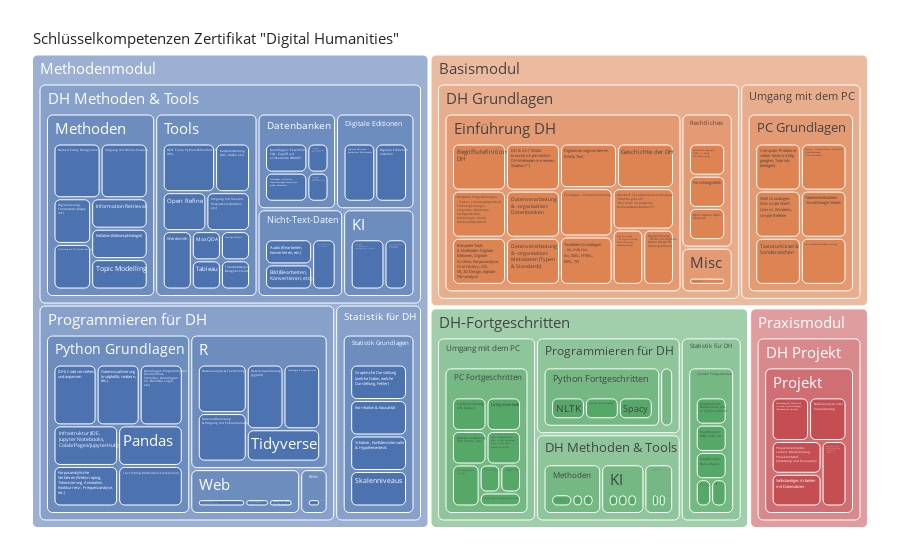

The code cell stored with this chart in its notebook:
### Markdown cell above
## Mit AS

### Code cell
import plotly.express as px

fig = px.treemap(df, path=[
    px.Constant('Schlüsselkompetenzen Zertifikat "Digital Humanities"'),
    'Modul_Option2',
    'Bereich',
    'Unterbereich',
    'AS'
    ],
    values='Prio_',
    # hover_data=['Zeitaufwand'],
    # marker_colors = RUB_colors
    # color='Zertifikatsbereich'
)
fig.update_traces(marker=dict(cornerradius=5))
fig.update_layout(margin=dict(t=25, l=25, r=25, b=25))
fig.update_traces(hovertemplate='%{label}')
fig.update_layout(
    template='seaborn',
    font=dict(
        # family="Courier New, monospace",
        size=15,  # Set the font size here
        # color="RebeccaPurple"
    )
)
fig.show()
fig.write_html("AS_4Module.html",  include_plotlyjs='cdn')

### Figure 1 — Plotly figure (JSON) as saved in the notebook; plotly's stock layout.template omitted (floating-point values rounded to 4 significant figures; data arrays with more than 128 entries replaced by an {"elided": "..."} marker saying what was removed)
{"data": [{"branchvalues": "total", "domain": {"x": [0, 1], "y": [0, 1]}, "hovertemplate": "%{label}", "ids": {"elided": "138 str values"}, "labels": {"elided": "138 str values"}, "marker": {"cornerradius": 5}, "name": "", "parents": {"elided": "138 str values"}, "type": "treemap", "values": {"elided": "138 int values"}}], "layout": {"font": {"size": 15}, "legend": {"tracegroupgap": 0}, "margin": {"b": 25, "l": 25, "r": 25, "t": 25}}}
